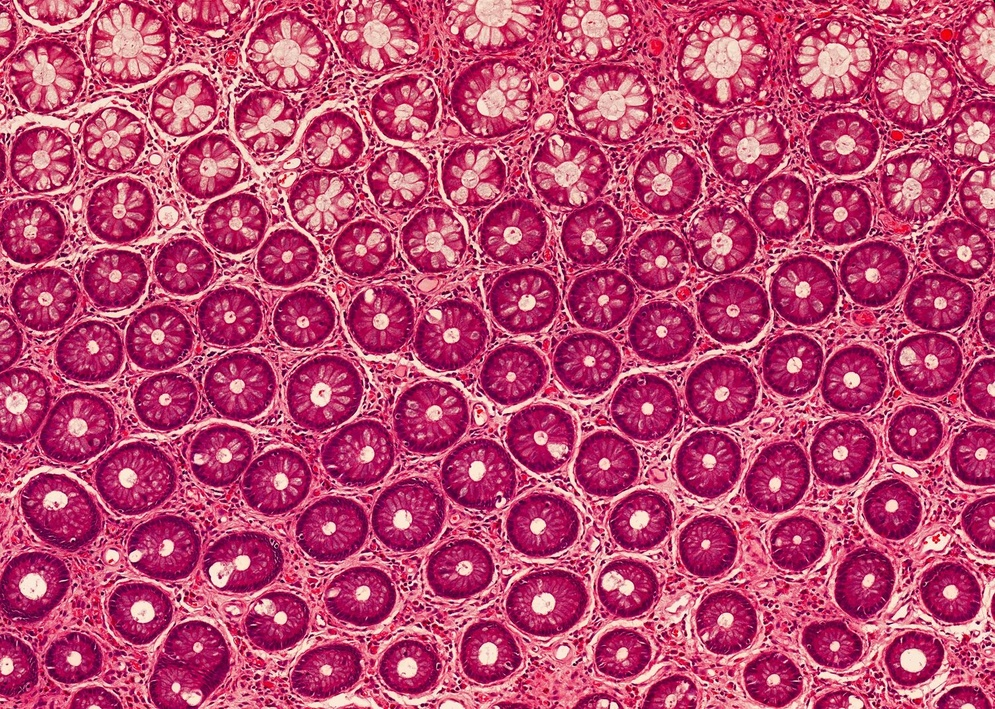
#> input picture Image processing Using Python/Images/cells.jpg, 995 x 709 px, shrunk from 1500 x 1069 before the run
$ python basics.py
#> lines starting #> are read from the running program, lines starting #| are printed output that depends on the picture; after the words box and inside, x2 and y2 are one past the last pixel; in counts of white or black regions, pixels touching at a corner belong together
from skimage import io
import numpy as np
from matplotlib import pyplot as plt
from skimage import img_as_float

# Read the image
my_image = io.imread("Images/cells.jpg")
#> my_image is the input picture: shape (709, 995, 3); mean R, G, B 187.7, 71.5, 112.4
print(my_image.min(), my_image.max())
#| 0 255
plt.imshow(my_image)

# Conversion of image to float type
my_float_img = img_as_float(my_image)
print(my_float_img.min(), my_float_img.max())
#| 0.0 1.0

# Random image generation
random_image = np.random.random([500, 500])
plt.imshow(random_image)
print(random_image.min(), random_image.max())

# Changing values of the pixels
dark_image = my_image * 0.5
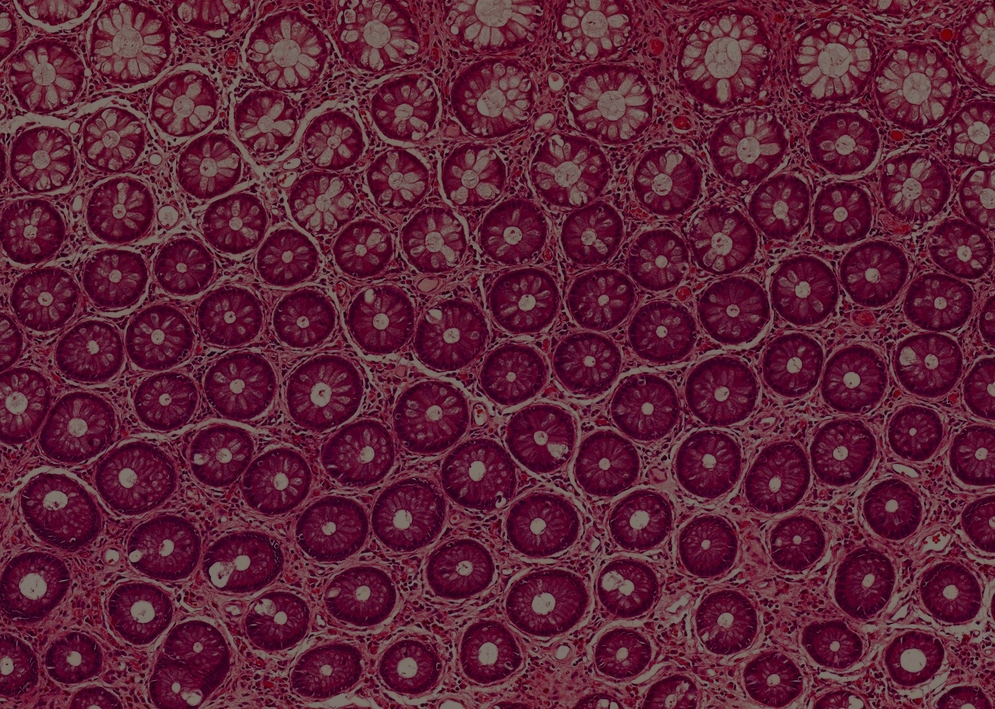
#> dark_image: shape (709, 995, 3) float64; mean R, G, B 93.8, 35.8, 56.2
print(dark_image)
#> (printed output is left out)
plt.imshow(dark_image)

# Conversion of values of the images
my_image[10:200, 10:200, :] = [255, 255, 0]
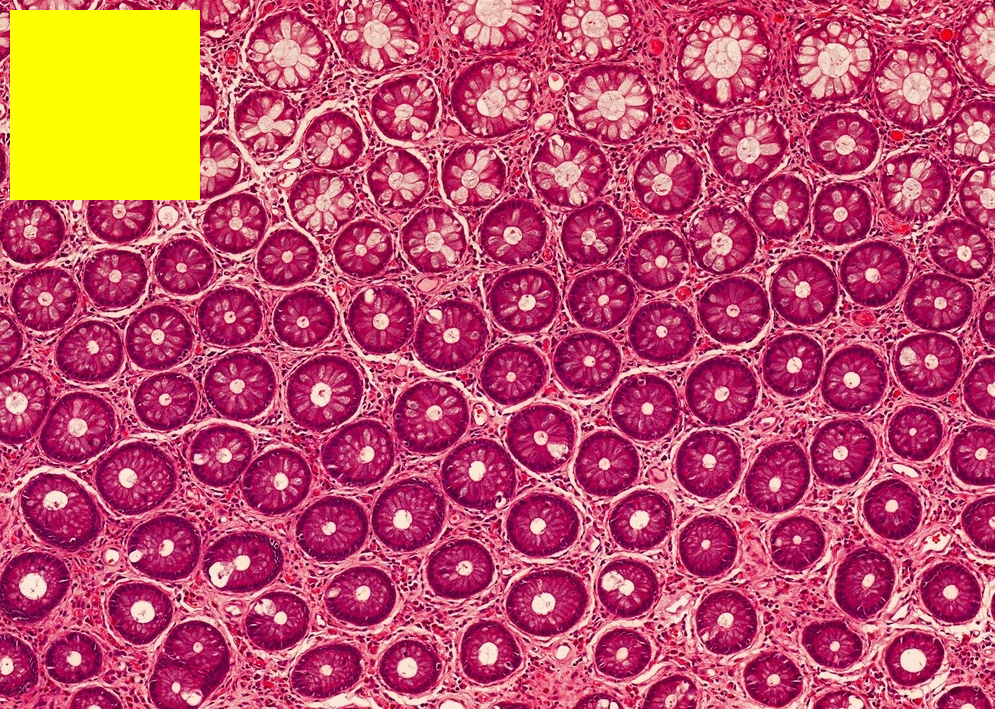
#> my_image: shape (709, 995, 3); 5.12% of pixels changed, all inside (x1, y1, x2, y2) = (10, 10, 200, 200)
plt.imshow(my_image)
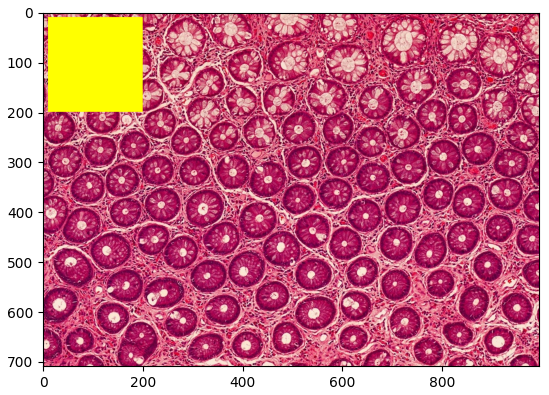
#> figure drawn by matplotlib, 1 panel
